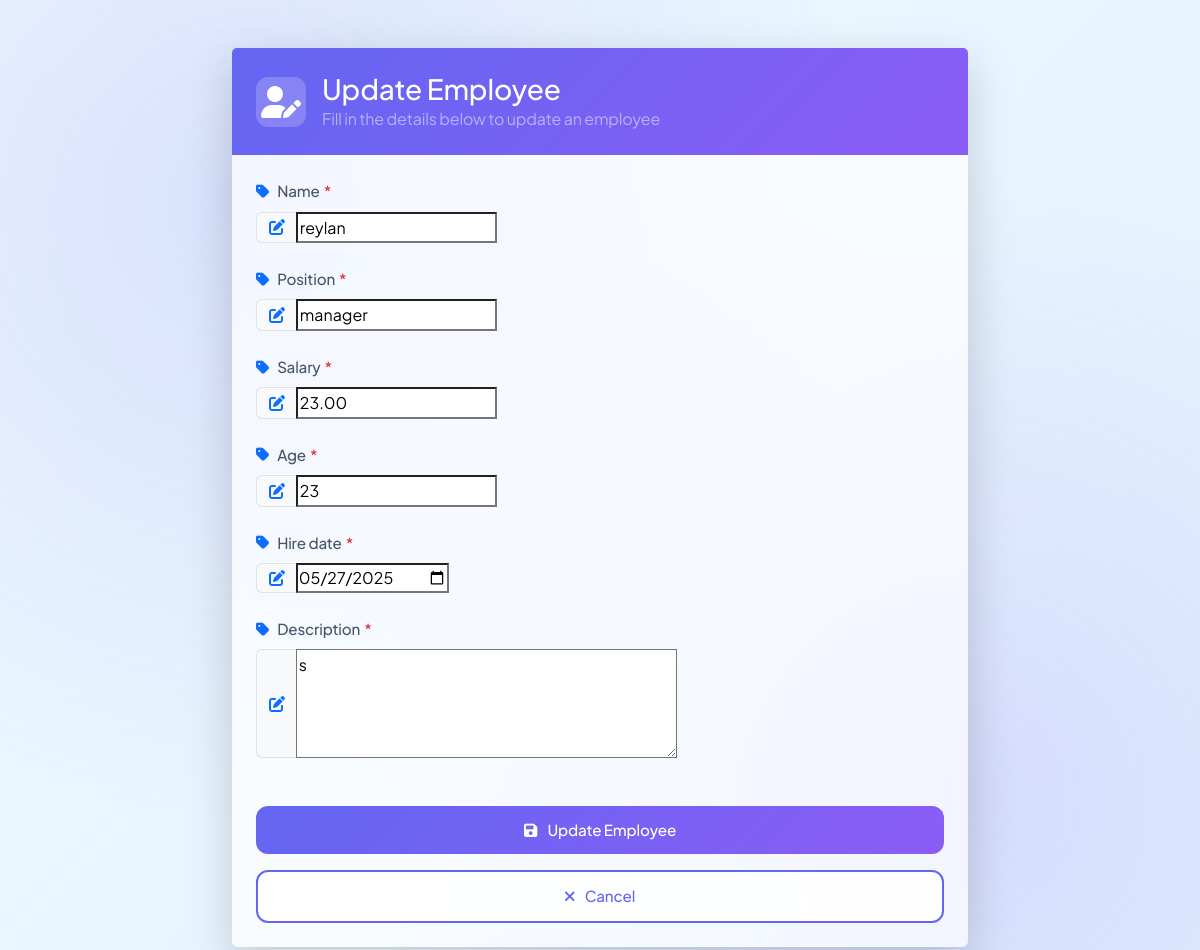
/employees/update/10/ (signed in), run on the app's committed database.
### project4/employees/models.py (models this page shows, shortened)
class Employee(models.Model):
    name = models.CharField(max_length=100)
    position = models.CharField(max_length=100)
    salary = models.DecimalField(max_digits=10, decimal_places=2)
    age = models.IntegerField()
    hire_date = models.DateField()
    description = models.TextField()
    created_at = models.DateTimeField(auto_now_add=True)
    updated_at = models.DateTimeField(auto_now=True)
    class Meta:
        ordering = ['-created_at']

### project4/employees/views.py (the view)
# urls.py: path('update/<int:pk>/', views.employee_update, name='employee_update'),
@login_required
def employee_update(request, pk):
    employee = get_object_or_404(Employee, pk=pk)
    if request.method == 'POST':
        form = EmployeeForm(request.POST, instance=employee)
        if form.is_valid():
            form.save()
            messages.success(request, 'Employee updated successfully!')
            return redirect('employee_list')
    else:
        form = EmployeeForm(instance=employee)
    return render(request, 'employees/employee_form.html', {'form': form, 'action': 'Update'})

### project4/employees/forms.py
class EmployeeForm(forms.ModelForm):
    class Meta:
        model = Employee
        fields = ['name', 'position', 'salary', 'age', 'hire_date', 'description']
        widgets = {
            'hire_date': forms.DateInput(attrs={'type': 'date'}),
            'description': forms.Textarea(attrs={'rows': 4}),
        }

### project4/employees/templates/employees/employee_form.html (shortened to what this page needs)
{% extends 'employees/base.html' %}
{% block content %}
<div class="container py-5">
    <div class="row justify-content-center">
        <div class="col-md-8">
            <div class="card shadow-lg border-0 rounded-lg">
                <div class="card-header text-white d-flex align-items-center">
                    <div class="header-icon me-3">
                        <i class="fas fa-user-edit fa-2x"></i>
                    </div>
                    <div>
                        <h3 class="mb-0">{{ action }} Employee</h3>
                        <p class="mb-0 text-white-50">Fill in the details below to {{ action|lower }} an employee</p>
                    </div>
                </div>
                <div class="card-body p-4">
                    <form method="post" class="needs-validation" novalidate>
                        {% for field in form %}
                        <div class="mb-4">
                            <label for="{{ field.id_for_label }}" class="form-label d-flex align-items-center">
                                <i class="fas fa-tag me-2 text-primary"></i>
                                {{ field.label }}
                                {% if field.field.required %}
                                <span class="text-danger ms-1">*</span>
                                {% endif %}
                            </label>
                            <div class="input-group">
                                <span class="input-group-text bg-light border-end-0">
                                    <i class="fas fa-edit text-primary"></i>
                                </span>
                                {{ field }}
                            </div>
                        </div>
                        {% endfor %}
                        <div class="d-grid gap-3 mt-5">
                            <button type="submit" class="btn btn-primary btn-lg">
                                <i class="fas fa-save me-2"></i>
                                {{ action }} Employee
                            </button>
                            <a href="{% url 'employee_list' %}" class="btn btn-outline-secondary btn-lg">
                                <i class="fas fa-times me-2"></i>
                                Cancel
                            </a>
                        </div>
                    </form>
                </div>
            </div>
        </div>
    </div>
</div>
{% endblock %}

### project4/employees/templates/employees/base.html (style rules this page uses)
:root { --primary-color: #6366f1; --primary-dark: #4f46e5; --secondary-color: #8b5cf6; --accent-color: #ec4899; --glass-bg: rgba(255, 255, 255, 0.7); --glass-border: rgba(255, 255, 255, 0.2); --glass-shadow: 0 8px 32px 0 rgba(31, 38, 135, 0.15); --transition-speed: 0.3s; --text-primary: #1e293b; --text-secondary: #475569; --text-muted: #64748b; }
body { font-family: 'Plus Jakarta Sans', sans-serif; transition: all var(--transition-speed) ease; min-height: 100vh; background: linear-gradient(135deg, #f0f9ff 0%, #e0f2fe 100%); position: relative; overflow-x: hidden; color: var(--text-primary); line-height: 1.6; letter-spacing: -0.01em; }
body::before { content: ''; position: fixed; top: 0; left: 0; width: 100%; height: 100%; background: radial-gradient(circle at 20% 20%, rgba(99, 102, 241, 0.15) 0%, transparent 50%), radial-gradient(circle at 80% 80%, rgba(139, 92, 246, 0.15) 0%, transparent 50%); z-index: -1; }
.card { background: var(--glass-bg); backdrop-filter: blur(10px); -webkit-backdrop-filter: blur(10px); border: 1px solid var(--glass-border); box-shadow: var(--glass-shadow); transition: all var(--transition-speed) ease; }
.card-header { background: linear-gradient(135deg, var(--primary-color), var(--secondary-color)); border-bottom: none; padding: 1.5rem; }
.form-label { font-weight: 500; font-size: 0.95rem; color: var(--text-secondary); margin-bottom: 0.5rem; letter-spacing: -0.01em; }
.btn { padding: 0.75rem 1.5rem; border-radius: 0.75rem; font-weight: 500; font-size: 0.95rem; letter-spacing: -0.01em; transition: all var(--transition-speed) ease; }
.btn-primary { background: linear-gradient(135deg, var(--primary-color), var(--secondary-color)); border: none; }
.btn-outline-secondary { background: rgba(255, 255, 255, 0.9); border: 1px solid var(--glass-border); color: var(--primary-color); }

### project4/employees/templates/employees/employee_form.html (style rules this page uses)
.card { transition: transform 0.3s ease; }
.card-header { background: linear-gradient(135deg, var(--primary-color), var(--secondary-color)); padding: 1.5rem; }
.header-icon { background: rgba(255, 255, 255, 0.2); width: 50px; height: 50px; border-radius: 12px; display: flex; align-items: center; justify-content: center; }
.input-group-text { border-right: 0; }
.btn { padding: 0.8rem 1.5rem; font-weight: 500; }
.btn-primary { background: linear-gradient(135deg, var(--primary-color), var(--secondary-color)); border: none; }
.btn-outline-secondary { border: 2px solid var(--primary-color); color: var(--primary-color); }

### data on the page
Employee: form "reylan" "manager" "23.00" "23" "05/27/2025" "s"

### other printed values
{{ action }} "Update"
{{ action|lower }} "update"
{{ field.label }} "Name" "Position" "Salary" "Age" "Hire date" "Description"
